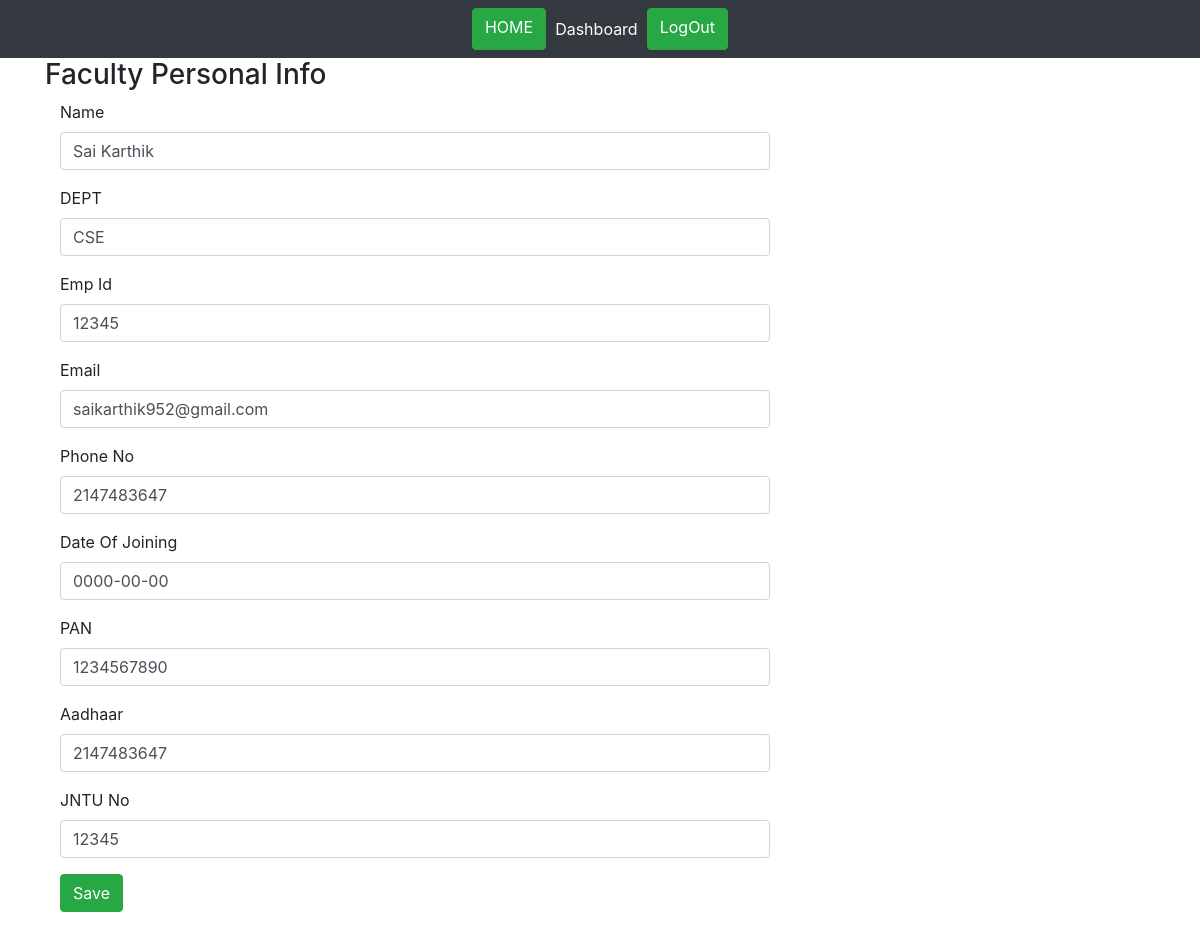
Screenshot of /personal_info/edit/1 with the database file from the repository.
### tables this page shows
CREATE TABLE IF NOT EXISTS `personal_info` (
  `id` int(11) NOT NULL AUTO_INCREMENT,
  `Name` varchar(60) NOT NULL,
  `DEPT` varchar(120) NOT NULL,
  `emp_id` int(11) NOT NULL,
  `email` varchar(50) NOT NULL,
  `phone_no` int(10) NOT NULL,
  `date_of_joining` date NOT NULL,
  `PAN` varchar(20) NOT NULL,
  `aadhaar` int(12) NOT NULL,
  `JNTU_no` varchar(20) NOT NULL,
  PRIMARY KEY (`id`)
);

### application/models/Personal_info_model.php (called while the page is built, shortened)
<?php
class Personal_info_model extends CI_Model
{
    function get_personal_info($id)
    {
        return $this->db->get_where('personal_info',array('id'=>$id))->row_array();
    }
}

### application/controllers/Personal_info.php (called while the page is built, shortened)
<?php
class Personal_info extends CI_Controller{
    function __construct()
    {
        $this->load->model('Personal_info_model');
    }
    function edit($id)
    {
        $data['personal_info'] = $this->Personal_info_model->get_personal_info($id);
        if(isset($data['personal_info']['id']))
        {
            if(isset($_POST) && count($_POST) > 0)
            {
                $params = array(
					'Name' => $this->input->post('Name'),
					'DEPT' => $this->input->post('DEPT'),
					'emp_id' => $this->input->post('emp_id'),
					'email' => $this->input->post('email'),
					'phone_no' => $this->input->post('phone_no'),
					'date_of_joining' => $this->input->post('date_of_joining'),
					'PAN' => $this->input->post('PAN'),
					'aadhaar' => $this->input->post('aadhaar'),
					'JNTU_no' => $this->input->post('JNTU_no'),
                );
                $this->Personal_info_model->update_personal_info($id,$params);
                redirect('personal_info/index');
            }
            else
            {
                $data['_view'] = 'personal_info/edit';
                $data['heading'] = 'Faculty Personal Info';
                $this->load->view('layouts/main',$data);
            }
        }
        else
            show_error('The personal_info you are trying to edit does not exist.');
    }
}

### index.php (called while the page is built, shortened)
<?php
require_once BASEPATH.'core/CodeIgniter.php';

### application/views/personal_info/edit.php (the view)
<?php echo form_open('personal_info/edit/'.$personal_info['id'],array("class"=>"form-horizontal")); ?>
	<div class="form-group">
		<label for="Name" class="col-md-4 control-label">Name</label>
		<div class="col-md-8">
			<input type="text" name="Name" value="<?php echo ($this->input->post('Name') ? $this->input->post('Name') : $personal_info['Name']); ?>" class="form-control" id="Name" />
		</div>
	</div>
	<div class="form-group">
		<label for="DEPT" class="col-md-4 control-label">DEPT</label>
		<div class="col-md-8">
			<input type="text" name="DEPT" value="<?php echo ($this->input->post('DEPT') ? $this->input->post('DEPT') : $personal_info['DEPT']); ?>" class="form-control" id="DEPT" />
		</div>
	</div>
	<div class="form-group">
		<label for="emp_id" class="col-md-4 control-label">Emp Id</label>
		<div class="col-md-8">
			<input type="text" name="emp_id" value="<?php echo ($this->input->post('emp_id') ? $this->input->post('emp_id') : $personal_info['emp_id']); ?>" class="form-control" id="emp_id" />
		</div>
	</div>
	<div class="form-group">
		<label for="email" class="col-md-4 control-label">Email</label>
		<div class="col-md-8">
			<input type="text" name="email" value="<?php echo ($this->input->post('email') ? $this->input->post('email') : $personal_info['email']); ?>" class="form-control" id="email" />
		</div>
	</div>
	<div class="form-group">
		<label for="phone_no" class="col-md-4 control-label">Phone No</label>
		<div class="col-md-8">
			<input type="text" name="phone_no" value="<?php echo ($this->input->post('phone_no') ? $this->input->post('phone_no') : $personal_info['phone_no']); ?>" class="form-control" id="phone_no" />
		</div>
	</div>
	<div class="form-group">
		<label for="date_of_joining" class="col-md-4 control-label">Date Of Joining</label>
		<div class="col-md-8">
			<input type="text" name="date_of_joining" value="<?php echo ($this->input->post('date_of_joining') ? $this->input->post('date_of_joining') : $personal_info['date_of_joining']); ?>" class="form-control" id="date_of_joining" />
		</div>
	</div>
	<div class="form-group">
		<label for="PAN" class="col-md-4 control-label">PAN</label>
		<div class="col-md-8">
			<input type="text" name="PAN" value="<?php echo ($this->input->post('PAN') ? $this->input->post('PAN') : $personal_info['PAN']); ?>" class="form-control" id="PAN" />
		</div>
	</div>
	<div class="form-group">
		<label for="aadhaar" class="col-md-4 control-label">Aadhaar</label>
		<div class="col-md-8">
			<input type="text" name="aadhaar" value="<?php echo ($this->input->post('aadhaar') ? $this->input->post('aadhaar') : $personal_info['aadhaar']); ?>" class="form-control" id="aadhaar" />
		</div>
	</div>
	<div class="form-group">
		<label for="JNTU_no" class="col-md-4 control-label">JNTU No</label>
		<div class="col-md-8">
			<input type="text" name="JNTU_no" value="<?php echo ($this->input->post('JNTU_no') ? $this->input->post('JNTU_no') : $personal_info['JNTU_no']); ?>" class="form-control" id="JNTU_no" />
		</div>
	</div>
	<div class="form-group">
		<div class="col-sm-offset-4 col-sm-8">
			<button type="submit" class="btn btn-success">Save</button>
        </div>
	</div>
<?php echo form_close(); ?>

### rows the page displays
personal_info: Name "Sai Karthik", DEPT "CSE", emp_id "12345", email "saikarthik952@gmail.com", phone_no "2147483647", date_of_joining "0000-00-00", PAN "1234567890", aadhaar "2147483647", JNTU_no "12345"

### other values shown
$heading "Faculty Personal Info"
